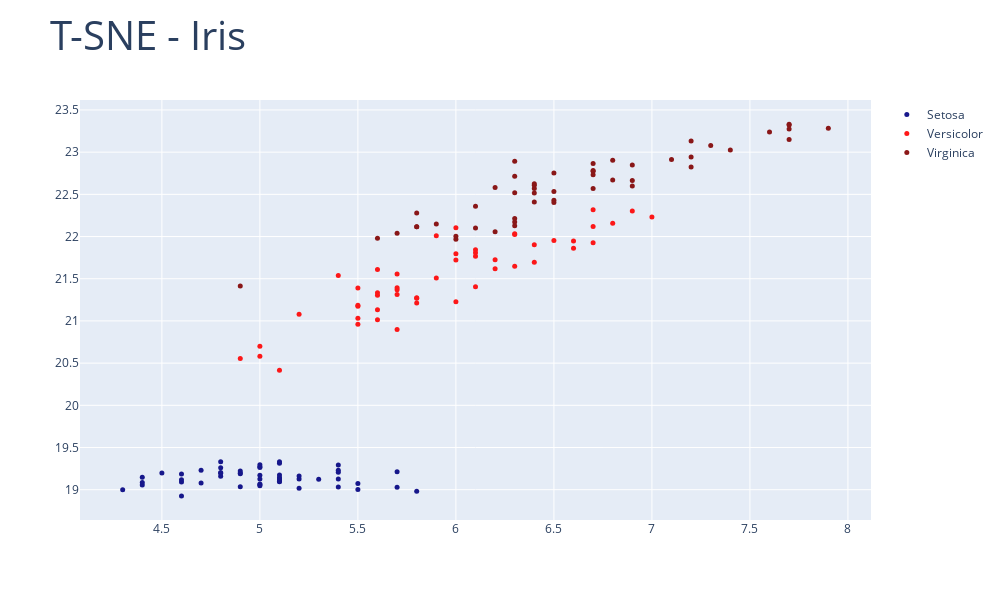

Notebook code for this chart:
### Code cell
import plotly.graph_objs as go

palette = ['navy','red','maroon']

acp_setosa =go.Scatter(x=X[filtre_setosa,0],y=X_tsne[filtre_setosa,1],name='Setosa',
                          text='Setosa',opacity=0.9,
                          marker=dict(color=palette[0],size=5),mode='markers'
                        )
acp_versicolor =go.Scatter(x=X[filtre_versicolor,0],y=X_tsne[filtre_versicolor,1],name='Versicolor',
                          text='Versicolor',opacity=0.9,
                          marker=dict(color=palette[1],size=5),mode='markers'
                        )
acp_virginica =go.Scatter(x=X[filtre_virginica,0],y=X_tsne[filtre_virginica,1],name='Virginica',
                          text='Virginica',opacity=0.9,
                          marker=dict(color=palette[2],size=5),mode='markers'
                        )

layout = go.Layout(title="T-SNE - Iris",titlefont=dict(size=40),autosize=False, width=1000,height=600)

data=[acp_setosa,acp_versicolor,acp_virginica]
fig = go.Figure(data=data, layout=layout)
fig.show()

### Figure 1 — Plotly figure (JSON) as saved in the notebook; plotly's stock layout.template omitted (floating-point values rounded to 4 significant figures)
{"data": [{"marker": {"color": "navy", "size": 5}, "mode": "markers", "name": "Setosa", "opacity": 0.9, "text": "Setosa", "type": "scatter", "x": [5.1, 4.9, 4.7, 4.6, 5, 5.4, 4.6, 5, 4.4, 4.9, 5.4, 4.8, 4.8, 4.3, 5.8, 5.7, 5.4, 5.1, 5.7, 5.1, 5.4, 5.1, 4.6, 5.1, 4.8, 5, 5, 5.2, 5.2, 4.7, 4.8, 5.4, 5.2, 5.5, 4.9, 5, 5.5, 4.9, 4.4, 5.1, 5, 4.5, 4.4, 5, 5.1, 4.8, 5.1, 4.6, 5.3, 5], "y": [19.09, 19.19, 19.08, 19.19, 19.07, 19.21, 19.09, 19.17, 19.15, 19.2, 19.13, 19.2, 19.16, 19.0, 18.98, 19.03, 19.03, 19.12, 19.21, 19.1, 19.29, 19.14, 18.93, 19.33, 19.33, 19.3, 19.26, 19.16, 19.13, 19.23, 19.26, 19.23, 19.02, 19.0, 19.22, 19.05, 19.07, 19.04, 19.09, 19.18, 19.06, 19.2, 19.06, 19.27, 19.31, 19.2, 19.13, 19.12, 19.12, 19.13]}, {"marker": {"color": "red", "size": 5}, "mode": "markers", "name": "Versicolor", "opacity": 0.9, "text": "Versicolor", "type": "scatter", "x": [7, 6.4, 6.9, 5.5, 6.5, 5.7, 6.3, 4.9, 6.6, 5.2, 5, 5.9, 6, 6.1, 5.6, 6.7, 5.6, 5.8, 6.2, 5.6, 5.9, 6.1, 6.3, 6.1, 6.4, 6.6, 6.8, 6.7, 6, 5.7, 5.5, 5.5, 5.8, 6, 5.4, 6, 6.7, 6.3, 5.6, 5.5, 5.5, 6.1, 5.8, 5, 5.6, 5.7, 5.7, 6.2, 5.1, 5.7], "y": [22.23, 21.9, 22.3, 21.17, 21.95, 21.56, 22.03, 20.56, 21.95, 21.08, 20.7, 21.51, 21.23, 21.84, 21.01, 21.93, 21.61, 21.27, 21.72, 21.13, 22.01, 21.4, 22.03, 21.77, 21.69, 21.86, 22.16, 22.32, 21.72, 20.9, 21.03, 20.96, 21.21, 22.1, 21.54, 21.8, 22.12, 21.65, 21.3, 21.19, 21.39, 21.81, 21.27, 20.58, 21.33, 21.37, 21.39, 21.62, 20.42, 21.31]}, {"marker": {"color": "maroon", "size": 5}, "mode": "markers", "name": "Virginica", "opacity": 0.9, "text": "Virginica", "type": "scatter", "x": [6.3, 5.8, 7.1, 6.3, 6.5, 7.6, 4.9, 7.3, 6.7, 7.2, 6.5, 6.4, 6.8, 5.7, 5.8, 6.4, 6.5, 7.7, 7.7, 6, 6.9, 5.6, 7.7, 6.3, 6.7, 7.2, 6.2, 6.1, 6.4, 7.2, 7.4, 7.9, 6.4, 6.3, 6.1, 7.7, 6.3, 6.4, 6, 6.9, 6.7, 6.9, 5.8, 6.8, 6.7, 6.7, 6.3, 6.5, 6.2, 5.9], "y": [22.89, 22.12, 22.91, 22.52, 22.75, 23.24, 21.42, 23.08, 22.73, 23.13, 22.4, 22.41, 22.67, 22.04, 22.28, 22.57, 22.53, 23.32, 23.33, 21.97, 22.85, 21.98, 23.28, 22.13, 22.77, 22.94, 22.06, 22.1, 22.61, 22.82, 23.03, 23.28, 22.63, 22.17, 22.36, 23.15, 22.72, 22.51, 22.0, 22.66, 22.78, 22.6, 22.12, 22.9, 22.87, 22.57, 22.21, 22.43, 22.58, 22.15]}], "layout": {"autosize": false, "height": 600, "title": {"font": {"size": 40}, "text": "T-SNE - Iris"}, "width": 1000}}
